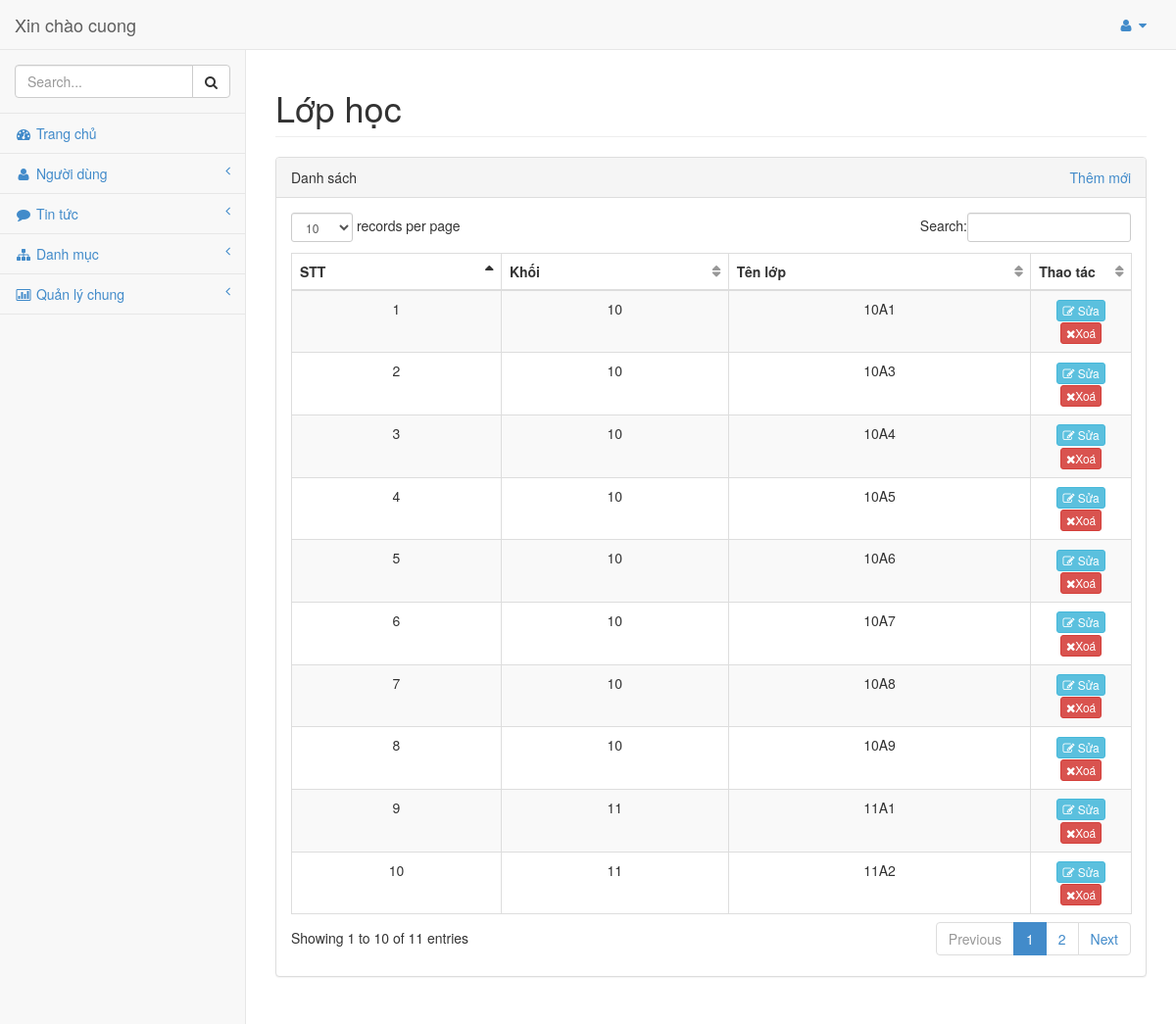
The app's page /admin/modules/lophoc/index.php (signed in) with its own data.
### tables this page shows
CREATE TABLE `lop` (
  `malh` int NOT NULL,
  `tenlop` varchar(20) NOT NULL,
  `makhoi` int NOT NULL
);

CREATE TABLE `khoi` (
  `makhoi` int NOT NULL,
  `tenkhoi` varchar(30) NOT NULL
);

### admin/libraries/database.php (called while the page is built, shortened)
<?php
    include("connect.php");
    $sql = "SELECT * FROM lop l INNER JOIN khoi k ON k.makhoi = l.makhoi ORDER BY tenlop";
    $lophoc = $conn->query($sql);
?>

### admin/modules/lophoc/index.php (the view)
<?php require_once __DIR__ . "../../header.php"; ?>
<div id="page-wrapper">
    <div class="row">
        <div class="col-lg-12">
            <h1 class="page-header">Lớp học
            </h1>
        </div>
    </div>
    <div class="row">
        <div class="col-lg-12">
            <div class="panel panel-default">
                <div class="panel-heading">
                    Danh sách
                    <div class="link-create" style="float: right;">
                        <a href="add.php">Thêm mới</a>
                    </div>
                </div>
                <div class="panel-body">
                    <div class="table-responsive">
                        <table class="table table-striped table-bordered table-hover" id="dataTables-example">
                            <thead>
                                <tr>
                                    <th>STT</th>
                                    <th>Khối</th>
                                    <th>Tên lớp</th>
                                    <th>Thao tác</th>
                                </tr>
                            </thead>
                            <tbody>
                                <?php
                                $stt = 1;
                                while ($row = mysqli_fetch_assoc($lophoc)) {
                                    ?>
                                    <tr class="odd gradeX">
                                        <td align='center'>
                                            <?php echo $stt; ?>
                                        </td>
                                        <td align='center'>
                                            <?php echo $row['tenkhoi']; ?>
                                        </td>
                                        <td align='center'>
                                            <?php echo $row['tenlop']; ?>
                                        </td>
                                        <td align='center' class="center" style="width: 12%">
                                            <a class="btn btn-xs btn-info" href="edit.php?id=<?php echo $row['malh']; ?>"> <i
                                                    class="fa fa-edit"></i> Sửa</a>
                                            <a class="btn btn-xs btn-danger"
                                                href="delete.php?id=<?php echo $row['malh']; ?>"> <i
                                                    class="fa fa-times"></i>Xoá</a>
                                        </td>
                                    </tr>
                                    <?php
                                    $stt++;
                                }
                                ?>
                            </tbody>
                        </table>
                    </div>
                </div>
            </div>
        </div>
    </div>
</div>
<?php require_once __DIR__ . "../../footer.php"; ?>

### admin/libraries/css/sb-admin.css (style rules this page uses)
body { padding-top: 100px; background-color: #f8f8f8; }
@media (min-width:768px) { body { padding-top: 50px; } }
#page-wrapper { padding: 0 15px; min-height: 568px; background-color: #fff; }
@media (min-width:768px) { #page-wrapper { position: inherit; margin: 0 0 0 250px; padding: 0 30px; min-height: 1300px; border-left: 1px solid #e7e7e7; } }
table.dataTable thead .sorting, table.dataTable thead .sorting_asc, table.dataTable thead .sorting_desc, table.dataTable thead .sorting_asc_disabled, table.dataTable thead .sorting_desc_disabled { background: transparent; }
table.dataTable thead .sorting_asc:after { content: "\f0de"; float: right; font-family: fontawesome; }
table.dataTable thead .sorting:after { content: "\f0dc"; float: right; font-family: fontawesome; color: rgba(50,50,50,.5); }

### admin/libraries/css/style.css (style rules this page uses)
.row:after { content: ""; display: table; clear: both; }

### records on screen
lop: makhoi.tenkhoi "10", tenlop "10A1"
lop: makhoi.tenkhoi "10", tenlop "10A3"
lop: makhoi.tenkhoi "10", tenlop "10A4"
lop: makhoi.tenkhoi "10", tenlop "10A5"
lop: makhoi.tenkhoi "10", tenlop "10A6"
lop: makhoi.tenkhoi "10", tenlop "10A7"
lop: makhoi.tenkhoi "10", tenlop "10A8"
lop: makhoi.tenkhoi "10", tenlop "10A9"
lop: makhoi.tenkhoi "11", tenlop "11A1"
lop: makhoi.tenkhoi "11", tenlop "11A2"

### other values on screen
$_SESSION['admin'] "cuong"
